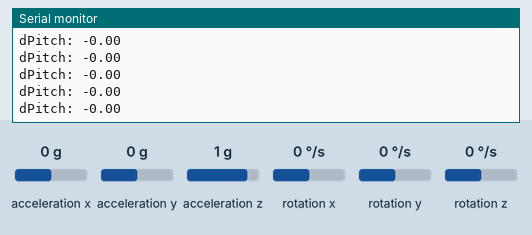
Recording of a sketch running on a simulated ESP32. Shown: the last lines printed to the serial monitor. Wiring (inferred from the names in the program): MPU-6050 motion sensor at I2C address 0x68; MPU-6050 motion sensor at I2C address 0x69. The test bench sets the inputs (shaded band); at power-on: acceleration x 0 g, acceleration y 0 g, acceleration z 1 g, rotation y 0 °/s, rotation x 0 °/s, rotation z 0 °/s. Nothing arrives over Bluetooth unless stated; a phone connects over Bluetooth LE 3 s after start.

Above: at 6.9 s.
7.0 s: acceleration x set to -1.4 g
At 7.8 s:
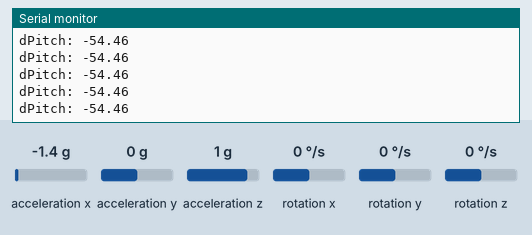
8.5 s: acceleration y set to -1.4 g
At 9.5 s:
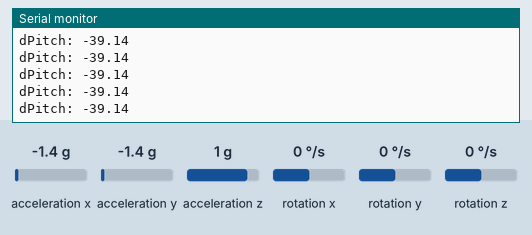
10.0 s: acceleration z set to -1.4 g
At 11.1 s:
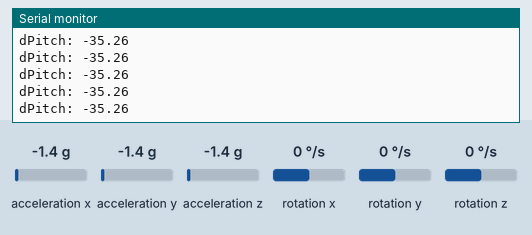
11.5 s: rotation y set to -192 °/s
At 12.1 s:
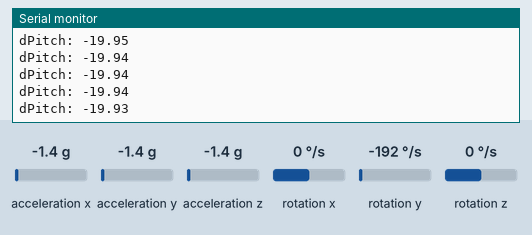
Timing chart, 0 to 14.0 s (numbered marks = the images above; inputs shaded):
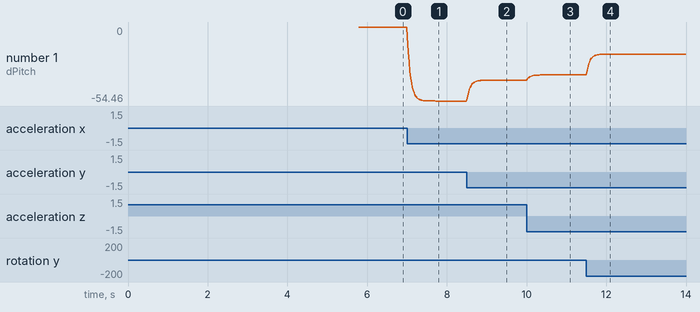

The sketch:

BTtx.ino
```cpp
#include <Arduino.h>
#include <Wire.h>

#include <BLEDevice.h>
#include <BLEServer.h>
#include <BLEUtils.h>
#include <BLE2902.h>

// Nano ESP32 I2C defaults: SDA=A4, SCL=A5 (recommended)
#define IMU_WIRE Wire

static const uint8_t IMU0_ADDR = 0x68; // AD0 -> GND
static const uint8_t IMU1_ADDR = 0x69; // AD0 -> 3.3V

// MPU6050 registers
static const uint8_t REG_PWR_MGMT1   = 0x6B;
static const uint8_t REG_GYRO_CONFIG = 0x1B;
static const uint8_t REG_ACC_CONFIG  = 0x1C;
static const uint8_t REG_ACC_XOUT_H  = 0x3B;

struct ImuState {
  uint8_t addr;
  float rollDeg  = 0.0f;
  float pitchDeg = 0.0f;
  float yawDeg   = 0.0f; // gyro-integrated; drifts
  float biasX = 0.0f;
  float biasY = 0.0f;
  float biasZ = 0.0f;
};

static int16_t toI16(uint8_t hi, uint8_t lo) {
  return (int16_t)((hi << 8) | lo);
}

static void writeReg(uint8_t addr, uint8_t reg, uint8_t val) {
  IMU_WIRE.beginTransmission(addr);
  IMU_WIRE.write(reg);
  IMU_WIRE.write(val);
  IMU_WIRE.endTransmission(true);
}

static bool readBytes(uint8_t addr, uint8_t startReg, uint8_t *buf, size_t n) {
  IMU_WIRE.beginTransmission(addr);
  IMU_WIRE.write(startReg);
  if (IMU_WIRE.endTransmission(false) != 0) return false;

  size_t got = IMU_WIRE.requestFrom((int)addr, (int)n, (int)true);
  if (got != n) return false;

  for (size_t i = 0; i < n; i++) buf[i] = (uint8_t)IMU_WIRE.read();
  return true;
}

static bool imuPing(uint8_t addr) {
  IMU_WIRE.beginTransmission(addr);
  return (IMU_WIRE.endTransmission(true) == 0);
}

static void imuInit(ImuState &imu) {
  writeReg(imu.addr, REG_PWR_MGMT1, 0x00);
  delay(50);
  writeReg(imu.addr, REG_GYRO_CONFIG, 0x00); // ±250 dps
  writeReg(imu.addr, REG_ACC_CONFIG, 0x00);  // ±2g
}

static void imuCalibrateGyro(ImuState &imu) {
  const int samples = 800;
  float sumX = 0.0f, sumY = 0.0f, sumZ = 0.0f;
  uint8_t buf[14];

  for (int i = 0; i < samples; i++) {
    if (readBytes(imu.addr, REG_ACC_XOUT_H, buf, sizeof(buf))) {
      int16_t rawGx = toI16(buf[8],  buf[9]);
      int16_t rawGy = toI16(buf[10], buf[11]);
      int16_t rawGz = toI16(buf[12], buf[13]);
      sumX += ((float)rawGx) / 131.0f;
      sumY += ((float)rawGy) / 131.0f;
      sumZ += ((float)rawGz) / 131.0f;
    }
    delay(2);
  }

  imu.biasX = sumX / (float)samples;
  imu.biasY = sumY / (float)samples;
  imu.biasZ = sumZ / (float)samples;
}

static void imuInitAnglesFromAccel(ImuState &imu) {
  uint8_t b[14];
  if (!readBytes(imu.addr, REG_ACC_XOUT_H, b, sizeof(b))) return;

  int16_t rawAx = toI16(b[0], b[1]);
  int16_t rawAy = toI16(b[2], b[3]);
  int16_t rawAz = toI16(b[4], b[5]);

  float ax = ((float)rawAx) / 16384.0f;
  float ay = ((float)rawAy) / 16384.0f;
  float az = ((float)rawAz) / 16384.0f;

  float roll  = atan2f(ay, az) * (180.0f / PI);
  float pitch = atan2f(-ax, sqrtf(ay * ay + az * az)) * (180.0f / PI);

  imu.rollDeg = roll;
  imu.pitchDeg = pitch;
  imu.yawDeg = 0.0f;
}

static bool imuUpdate(ImuState &imu, float dt, float alpha) {
  uint8_t buf[14];
  if (!readBytes(imu.addr, REG_ACC_XOUT_H, buf, sizeof(buf))) return false;

  int16_t rawAx = toI16(buf[0],  buf[1]);
  int16_t rawAy = toI16(buf[2],  buf[3]);
  int16_t rawAz = toI16(buf[4],  buf[5]);
  int16_t rawGx = toI16(buf[8],  buf[9]);
  int16_t rawGy = toI16(buf[10], buf[11]);
  int16_t rawGz = toI16(buf[12], buf[13]);

  float ax = ((float)rawAx) / 16384.0f;
  float ay = ((float)rawAy) / 16384.0f;
  float az = ((float)rawAz) / 16384.0f;

  float gx = ((float)rawGx) / 131.0f - imu.biasX;
  float gy = ((float)rawGy) / 131.0f - imu.biasY;
  float gz = ((float)rawGz) / 131.0f - imu.biasZ;

  float accRoll  = atan2f(ay, az) * (180.0f / PI);
  float accPitch = atan2f(-ax, sqrtf(ay * ay + az * az)) * (180.0f / PI);

  imu.rollDeg  = alpha * (imu.rollDeg  + gx * dt) + (1.0f - alpha) * accRoll;
  imu.pitchDeg = alpha * (imu.pitchDeg + gy * dt) + (1.0f - alpha) * accPitch;

  imu.yawDeg += gz * dt; // drift
  if (imu.yawDeg > 180.0f) imu.yawDeg -= 360.0f;
  if (imu.yawDeg < -180.0f) imu.yawDeg += 360.0f;

  return true;
}

// ---------- BLE (Nordic UART-style UUIDs, TX notify) ----------
static const char *BLE_NAME = "IMU-Joints";
static const char *SVC_UUID  = "6E400001-B5A3-F393-E0A9-E50E24DCCA9E";
static const char *TX_UUID   = "6E400003-B5A3-F393-E0A9-E50E24DCCA9E";

BLECharacteristic *txChar = nullptr;
volatile bool bleConnected = false;

class ServerCallbacks : public BLEServerCallbacks {
  void onConnect(BLEServer *pServer) override { bleConnected = true; }
  void onDisconnect(BLEServer *pServer) override {
    bleConnected = false;
    BLEDevice::startAdvertising();
  }
};

static int16_t packAngle(float deg) {
  // deg * 100 => 0.01 deg resolution
  float x = deg * 100.0f;
  if (x > 32767.0f) x = 32767.0f;
  if (x < -32768.0f) x = -32768.0f;
  return (int16_t)x;
}

struct __attribute__((packed)) Packet {
  int16_t r0, p0, y0;
  int16_t r1, p1, y1;
  uint16_t seq;
};

// Two IMUs
ImuState imu0;
ImuState imu1;

uint32_t lastMicros = 0;
uint16_t seqNum = 0;

void setup() {
  Serial.begin(115200);
  imu0.addr = IMU0_ADDR;
  imu1.addr = IMU1_ADDR;

  // I2C on Nano ESP32: use defaults (A4/A5), but explicit begin is fine too
  IMU_WIRE.begin();
  IMU_WIRE.setClock(400000);

  bool ok0 = imuPing(IMU0_ADDR);
  bool ok1 = imuPing(IMU1_ADDR);
  Serial.print("IMU0 present: "); Serial.println(ok0 ? "YES" : "NO");
  Serial.print("IMU1 present: "); Serial.println(ok1 ? "YES" : "NO");

  imuInit(imu0);
  imuInit(imu1);

  Serial.println("Calibrating IMU0...");
  imuCalibrateGyro(imu0);
  Serial.println("Calibrating IMU1...");
  imuCalibrateGyro(imu1);

  imuInitAnglesFromAccel(imu0);
  imuInitAnglesFromAccel(imu1);

  // BLE init
  BLEDevice::init(BLE_NAME);
  BLEServer *server = BLEDevice::createServer();
  server->setCallbacks(new ServerCallbacks());

  BLEService *svc = server->createService(SVC_UUID);
  txChar = svc->createCharacteristic(
    TX_UUID,
    BLECharacteristic::PROPERTY_NOTIFY
  );
  txChar->addDescriptor(new BLE2902());
  svc->start();

  BLEAdvertising *adv = BLEDevice::getAdvertising();
  adv->addServiceUUID(SVC_UUID);
  adv->setScanResponse(true);
  BLEDevice::startAdvertising();

  Serial.println("BLE advertising as IMU-Joints");
  lastMicros = micros();
}

void loop() {
  static uint32_t lastSendMs = 0;

  uint32_t now = micros();
  float dt = (float)(now - lastMicros) * 1.0e-6f;
  lastMicros = now;
  if (dt <= 0.0f || dt > 0.1f) dt = 0.01f;

  const float alpha = 0.98f;

  if (!imuUpdate(imu0, dt, alpha)) return;
  // if (!imuUpdate(imu1, dt, alpha)) return;

  // Send at 50 Hz over BLE
  if (millis() - lastSendMs >= 20) {
    lastSendMs = millis();

    if (bleConnected && txChar != nullptr) {
      Packet pkt;
      pkt.r0 = packAngle(imu0.rollDeg);
      pkt.p0 = packAngle(imu0.pitchDeg);
      pkt.y0 = packAngle(imu0.yawDeg);
      pkt.r1 = packAngle(imu1.rollDeg);
      pkt.p1 = packAngle(imu1.pitchDeg);
      pkt.y1 = packAngle(imu1.yawDeg);
      pkt.seq = seqNum++;

      txChar->setValue((uint8_t*)&pkt, sizeof(pkt));
      txChar->notify();
    }

    // Optional USB debug
    Serial.printf("dPitch: %.2f\n", imu1.pitchDeg - imu0.pitchDeg);
  }
}
```

Measured:
- after the input at 7.0 s, the serial monitor: prints a new line at once (image 1)
- after the input at 8.5 s, the serial monitor: prints a new line at once (image 2)
- after the input at 10.0 s, the serial monitor: prints a new line at once (image 3)
- after the input at 11.5 s, the serial monitor: prints a new line at once (image 4)
- plotted number 1: 0 → -54.46 after the input at 7.0 s, -54.46 → -39.14 after the input at 8.5 s, -39.14 → -35.26 after the input at 10.0 s, -35.26 → -19.92 after the input at 11.5 s
